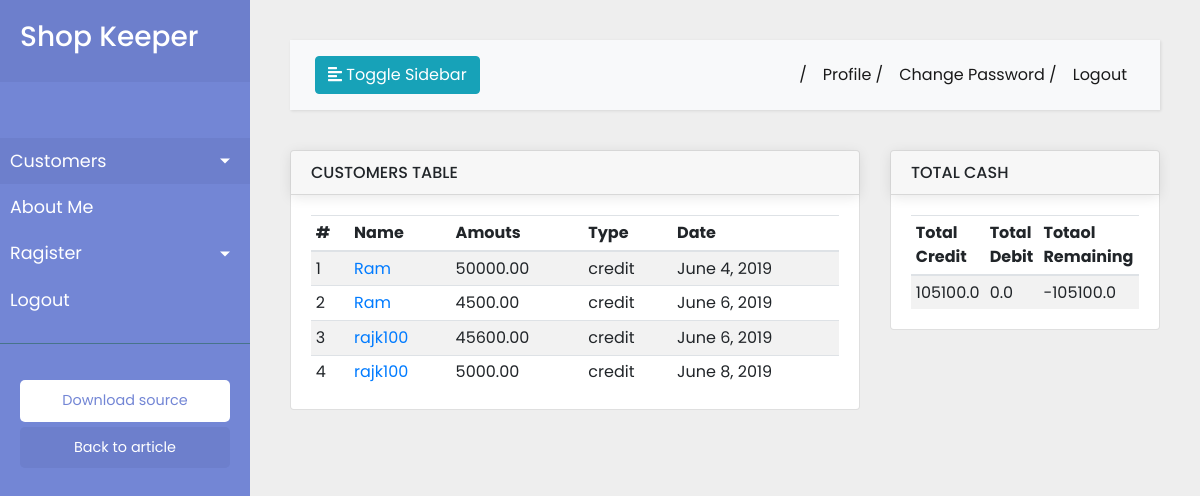
Screenshot of /register/ with the database file from the repository.
### register/models.py (models this page shows, shortened)
class Register(models.Model):
    customer_name = models.ForeignKey(Customer,on_delete=models.CASCADE)
    amount = models.DecimalField(max_digits=8, decimal_places=2)
    date = models.DateField(default=date.today())
    type = models.CharField(max_length=100)

### customer/models.py (models this page shows, shortened)
class Customer(models.Model):
    name = models.CharField(max_length=100,default='username', verbose_name='Customer Name')
    password = models.CharField(max_length=100)
    email = models.EmailField(max_length=200,unique=True)
    mobile = models.CharField(max_length=15)
    status = models.BooleanField(default=False)

### register/views.py (the view)
# urls.py: path('',cus_views.show_transations, name='transations'),
def show_transations(request):
    total_credit =0.00
    total_cash =0.00
    cus = Customer.objects.all()
    c = Register.objects.all()
    cr = Register.objects.filter(type='credit')
    dr = Register.objects.filter(type='cash')
    for i in cr:
        total_credit = total_credit + float(i.amount)
    for i in dr:
        total_cash = total_cash + float(i.amount)
    context ={
        'c':c,
        'total_credit':total_credit,
        'total_cash':total_cash,
        'remaining':total_cash-total_credit,
    }
    return render(request,'register/all_transations.html',context)

### register/templates/register/all_transations.html (shortened to what this page needs)
{% extends 'base.html'%}
{% block content %}
<div class="wrapper">
    {% include 'navbar.html'%}
    <div id="content">
        {% include 'top-nav.html'%}
        <div class="row">
            <div class="col-md-8">
                <div class="card">
            <div class="card-header">
                <h6 class="text-uppercase mb-0">Customers Table</h6>
            </div>
            <div class="card-body">
                <table class="table table-striped table-sm card-text">
                    <thead>
                    <tr>
                        <th>#</th>
                        <th>Name</th>
                        <th>Amouts</th>
                        <th>Type</th>
                        <th>Date</th>
                    </tr>
                    </thead>
                    <tbody>
                    {% for cus in c %}
                    <tr>
                        <td scope="row">{{forloop.counter}}</td>
                        <td><a href="{% url 'details_customer' cus.pk %}" class="btn-link"> {{cus.customer_name.name}}</a></td>
                        <td>{{cus.amount}}</td>
                        <td>{{cus.type}}</td>
                        <td>{{cus.date}}</td>
                    </tr>
                    {%endfor%}
                    </tbody>
                </table>
            </div>
        </div>
            </div>
            <div class="col-md-4">
                <div class="card">
            <div class="card-header">
                <h6 class="text-uppercase mb-0">Total Cash</h6>
            </div>
            <div class="card-body">
                <table class="table table-striped table-sm card-text">
                    <thead>
                    <tr>
                        <th> Total Credit</th>
                        <th> Total Debit</th>
                        <th> Totaol Remaining</th>
                    </tr>
                    </thead>
                    <tbody>
                    <tr>
                        <td>{{total_credit}}</td>
                        <td>{{total_cash}}</td>
                        <td>{{remaining}}</td>
                    </tr>
                    </tbody>
                </table>
            </div>
        </div>
            </div>
        </div>
    </div>
</div>
{% endblock%}

### templates/base.html (shortened to what this page needs)
<!DOCTYPE html>
<html lang="en">
<head>
    {% load static %}
    <link rel="stylesheet" href="https://stackpath.bootstrapcdn.com/bootstrap/4.1.0/css/bootstrap.min.css"
>
    <link rel="stylesheet"
          href="https://cdnjs.cloudflare.com/ajax/libs/malihu-custom-scrollbar-plugin/3.1.5/jquery.mCustomScrollbar.min.css">
    <link rel="stylesheet" href="{% static 'css/style2.css' %}">
    <link rel="stylesheet" href="{% static 'css/style.css' %}">
</head>
<body>
{% block content %}
{% endblock%}
</body>
</html>

### templates/navbar.html (shortened to what this page needs)
<nav id="sidebar">
        <div class="sidebar-header">
            <h3><a href="{% url 'dashboard' %}">Shop Keeper </a> </h3>
        </div>
        <ul class="list-unstyled components">
            <p>{{mycus}}</p>
            <li class="active">
                <a href="#homeSubmenu" data-toggle="collapse" aria-expanded="false"
                   class="dropdown-toggle">Customers</a>
            </li>
            <li>
                <a href="#">About Me</a>
            </li>
            <li>
                <a href="#pageSubmenu" data-toggle="collapse" aria-expanded="false" class="dropdown-toggle">Ragister</a>
            </li>
            <li>
                <a href="#">Logout</a>
            </li>
        </ul>
        <ul class="list-unstyled CTAs">
            <li>
                <a href="https://bootstrapious.com/tutorial/files/sidebar.zip" class="download">Download source</a>
            </li>
            <li>
                <a href="https://bootstrapious.com/p/bootstrap-sidebar" class="article">Back to article</a>
            </li>
        </ul>
    </nav>

### templates/top-nav.html (shortened to what this page needs)
 <nav class="navbar navbar-expand-lg navbar-light bg-light">
            <div class="container-fluid">
                <button type="button" id="sidebarCollapse" class="btn btn-info">
                    <i class="fas fa-align-left"></i>
                    <span>Toggle Sidebar</span>
                </button>
                <div class="collapse navbar-collapse" id="navbarSupportedContent">
                    <ul class="nav navbar-nav ml-auto">
                        <li class="nav-item active">
                            <a class="nav-link" href="{% url 'logout'%}">{{user_name}} /</a>
                        </li>
                        <li class="nav-item active">
                            <a class="nav-link" href="{% url 'logout'%}">Profile /</a>
                        </li>
                        <li class="nav-item active">
                            <a class="nav-link" href="{% url 'logout'%}">Change Password /</a>
                        </li>
                        <li class="nav-item active">
                            <a class="nav-link" href="{% url 'logout'%}">Logout</a>
                        </li>
                    </ul>
                </div>
            </div>
        </nav>

### static/css/style2.css (style rules this page uses)
body { font-family: 'Poppins', sans-serif; background: #fafafa; }
p { font-family: 'Poppins', sans-serif; font-size: 1.1em; font-weight: 300; line-height: 1.7em; color: #999; }
a, a:hover, a:focus { color: inherit; text-decoration: none; transition: all 0.3s; }
.navbar { padding: 15px 10px; background: #fff; border: none; border-radius: 0; margin-bottom: 40px; box-shadow: 1px 1px 3px rgba(0, 0, 0, 0.1); }
.wrapper { display: flex; width: 100%; }
#sidebar { width: 250px; position: fixed; top: 0; left: 0; height: 100vh; z-index: 999; background: #7386D5; color: #fff; transition: all 0.3s; }
#sidebar .sidebar-header { padding: 20px; background: #6d7fcc; }
#sidebar ul.components { padding: 20px 0; border-bottom: 1px solid #47748b; }
#sidebar ul p { color: #fff; padding: 10px; }
#sidebar ul li a { padding: 10px; font-size: 1.1em; display: block; }
#sidebar ul li.active>a, a[aria-expanded="true"] { color: #fff; background: #6d7fcc; }
a[data-toggle="collapse"] { position: relative; }
.dropdown-toggle::after { display: block; position: absolute; top: 50%; right: 20px; transform: translateY(-50%); }
ul.CTAs { padding: 20px; }
ul.CTAs a { text-align: center; font-size: 0.9em !important; display: block; border-radius: 5px; margin-bottom: 5px; }
a.download { background: #fff; color: #7386D5; }
a.article, a.article:hover { background: #6d7fcc !important; color: #fff !important; }
#content { width: calc(100% - 250px); padding: 40px; min-height: 100vh; transition: all 0.3s; position: absolute; top: 0; right: 0; }
.card { width:100%; }
.card-header { border-radius: 20px; box-shadow: 0 0.125rem 0.8rem rgba(0, 0, 0, 0.1); }

### static/css/style.css (style rules this page uses)
body { background:#eee; }

### rows the page displays
Register: customer_name.name "Ram", amount "50000.00", type "credit", date "June 4, 2019"
Register: customer_name.name "Ram", amount "4500.00", type "credit", date "June 6, 2019"
Register: customer_name.name "rajk100", amount "45600.00", type "credit", date "June 6, 2019"
Register: customer_name.name "rajk100", amount "5000.00", type "credit", date "June 8, 2019"

### other values shown
{{ total_credit }} "105100.0"
{{ total_cash }} "0.0"
{{ remaining }} "-105100.0"
